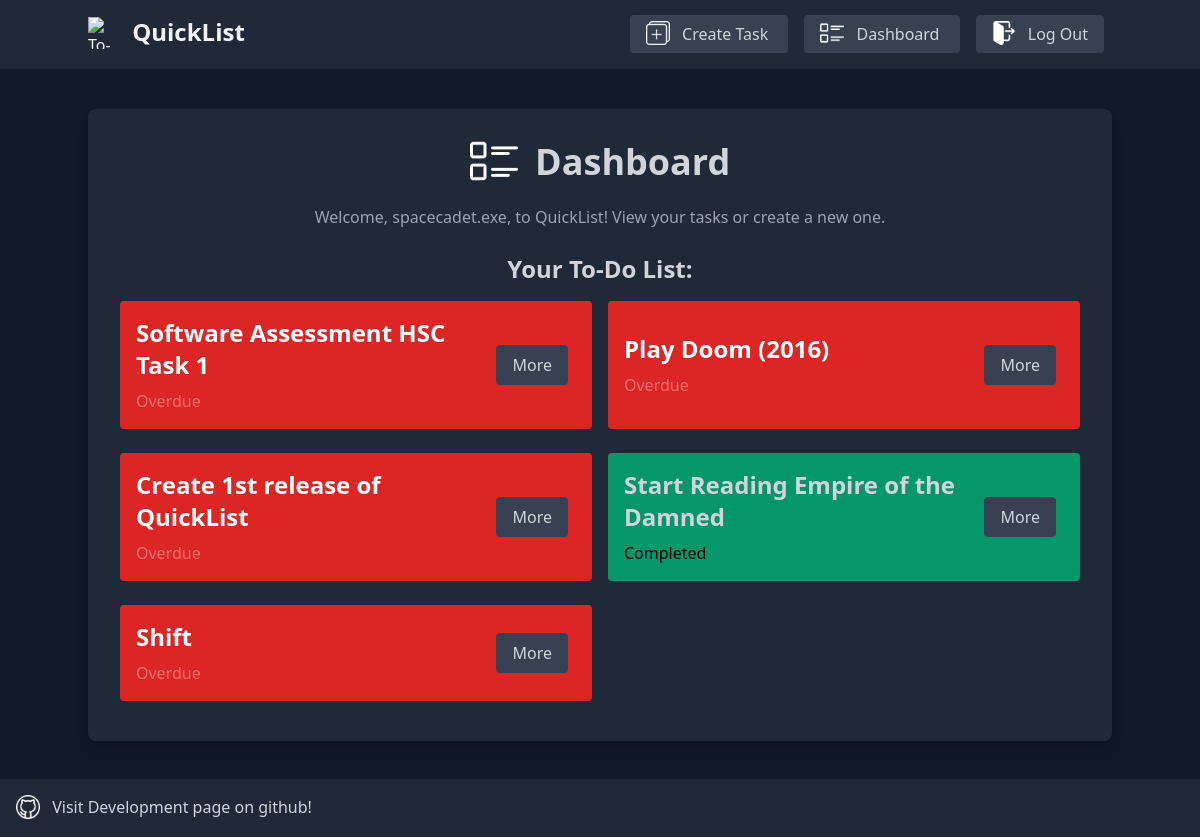
The page /dashboard (signed in) on the database as committed earlier.
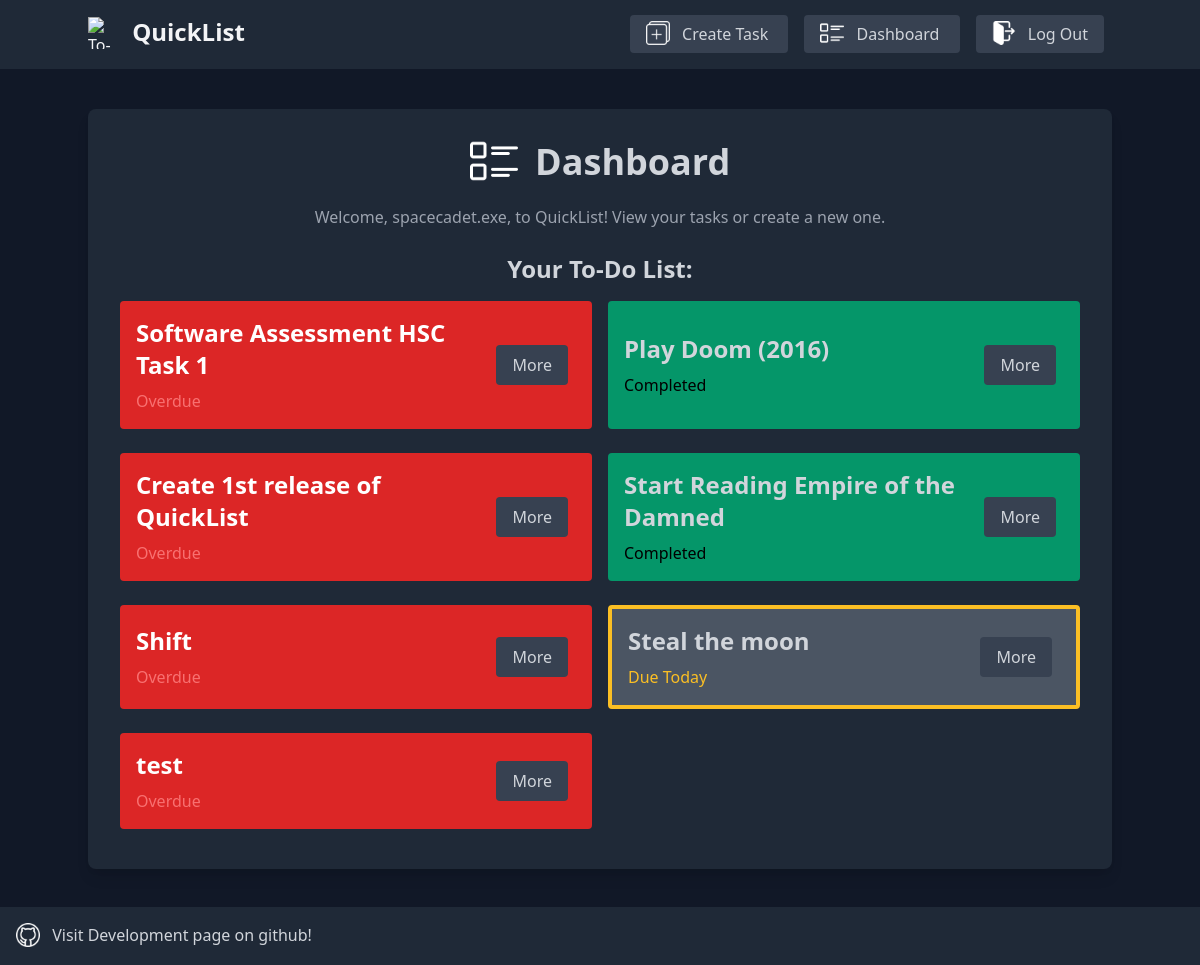
The same page on the database as committed later.
### setup_db.py (models this page shows)
class ToDo(Base):# ToDo model
    __tablename__ = 'todos'
    id = Column(Integer, primary_key=True)
    title = Column(String, nullable=False)
    category = Column(String, nullable=False)
    date = Column(DateTime, nullable=False)
    description = Column(String, nullable=True)
    done = Column(Boolean, default=False, nullable=False)
    user_id = Column(Integer, ForeignKey('users.id'), nullable=False)
    user = relationship("User", back_populates="todos")

### app.py (the view)
@app.route('/dashboard')# Define the dashboard route
def dashboard():
    if "user_id" not in session:# Check if the user is logged in
        flash("You need to login first", "warning")
        return redirect(url_for('login'))  # Redirect to the login page if the user is not logged in
    if 'first_login' in session and session['first_login']:# Check if it's the first time visiting the dashboard after login or logout
        flash("Welcome back, {}!".format(session["username"]), "info")
        session['first_login'] = False  # Set 'first_login' to False after showing the message
    todos = db_session.query(ToDo).filter(ToDo.user_id == session["user_id"]).all()# Get all tasks associated with the current user
    return render_template('dashboard.html', user_id=session["user_id"], username=session["username"], todos = todos)# Render the dashboard page and store the current user's id and username in the session

### app.py (called while the page is built)
@app.template_filter('days_left')# Custom Jinja filter to calculate the number of days left for a task
def days_left(due_date):
    today = datetime.now()  # Get today's date and time
    delta = due_date - today  # Calculate the difference
    if delta.days > 0:  # If the due date is in the future
        return delta.days  # Return the number of days left
    elif delta.days+1 == 0:  # If the due date is today
        return "Today"
    else:  # If the task is overdue
        return "Overdue"

### templates/dashboard.html (shortened to what this page needs)
<!DOCTYPE html>
<html lang="en">
    <head>
        <link href="{{ url_for('static', filename='styles/styles.css') }}" rel="stylesheet">
    </head>
    <body class="bg-gray-900 text-gray-300">
        <header class="bg-gray-800 text-gray-100 p-4">
            <div class="container mx-auto flex justify-between items-center">
                <a href="/dashboard">
                    <img src="/static/images/icon.png" alt="To-Do List Icon" class="h-8 w-8 inline-block mr-2" style="transform: translateY(-4px);">
                    <h1 class="text-2xl font-bold inline-block align-baseline">QuickList</h1>
                </a>
                <nav>
                    <a href="/create" class="bg-gray-700 text-gray-300 hover:bg-gray-600 active:bg-gray-500 mx-2 px-4 py-2 rounded">
                        <img src="/static/images/create.png" alt="Create Task Icon" class="h-6 w-6 inline-block mr-2" style="transform: translateY(-2px);">
                        Create Task
                    </a>
                    <a href="/dashboard" class="bg-gray-700 text-gray-300 hover:bg-gray-600 active:bg-gray-500 mx-2 px-4 py-2 rounded">
                        <img src="/static/images/dashboard.png" alt="Dashboard Icon" class="h-6 w-6 inline-block mr-2" style="transform: translateY(-2px);">
                        Dashboard
                    </a>
                    <a href="/logout" class="bg-gray-700 text-gray-300 hover:bg-gray-600 active:bg-gray-500 mx-2 px-4 py-2 rounded">
                        <img src="/static/images/logout.png" alt="Log Out Icon" class="h-6 w-6 inline-block mr-2" style="transform: translateY(-2px);">
                        Log Out
                    </a>
                </nav>
            </div>
        </header>
        <main class="container mx-auto mt-10">
            <div class="bg-gray-800 p-8 rounded-lg shadow-lg">
                <h2 class="text-4xl font-bold mb-4 text-center">
                    <img src="/static/images/dashboard.png" alt="Dashboard Icon" class="h-12 w-12 inline-block mr-2" style="transform: translateY(-4px);">
                    Dashboard
                </h2>
                <p class="text-gray-400 text-center">Welcome, {{ username }}, to QuickList! View your tasks or create a new one.</p>
                <br>
                <h3 class="text-2xl font-bold mb-4 text-center">Your To-Do List:</h3>
                <ul class="grid grid-cols-1 sm:grid-cols-2 gap-4">
                    {% for todo in todos %}
                    <li class="flex justify-between items-center
                        {% if todo.done == False and todo.date|days_left == 'Overdue' %}
                            bg-red-600 text-white animate-pulse
                        {% elif todo.done == False and todo.date|days_left == 'Today' %}
                            border-4 border-yellow-400 bg-gray-600
                        {% elif todo.done == True %}
                            bg-green-600 text-gray-300
                        {% else %}
                            bg-gray-600 text-gray-300
                        {% endif %}
                        p-4 rounded mb-2">
                        <div class="flex flex-col">
                            <h4 class="text-2xl font-bold mb-2">{{ todo.title }}</h4>
                            <p class="text-gray-400">
                                {% if todo.date|days_left == 'Overdue' and todo.done == False %}
                                    <span class="text-red-400">Overdue</span>
                                {% elif todo.date|days_left == 'Today' %}
                                    <span class="text-yellow-400">Due Today</span>
                                {% elif todo.date|days_left == 'Overdue' and todo.done == True %}
                                    <span class="text-black">Completed</span>
                                {% else %}
                                    <span class="text-gray-400">Due in {{ todo.date|days_left }} day(s)</span>
                                {% endif %}
                            </p>
                        </div>
                        <div class="flex space-x-2">
                            <a href="/task/{{ todo.id }}"
                               class="bg-gray-700 text-gray-300 hover:bg-gray-600 active:bg-gray-500 mx-2 px-4 py-2 rounded">
                                More
                            </a>
                        </div>
                    </li>
                    {% endfor %}
                </ul>
            </div>
            <br>
            <br>
            <br>
            <br>
        </main>
    </body>
    <footer class="bg-gray-800 text-gray-100 p-4 mt-10 fixed bottom-0 w-full">
        <p>
            <a href="https://github.com/Space-Cadet-Stuff/To-do-Program" class="text-gray-300 hover:text-gray-400">
                <img src="/static/images/github.png" alt="GitHub Icon" class="h-6 w-6 inline-block mr-2" style="transform: translateY(-2px);"> Visit Development page on github!
            </a>
        </p>
    </footer>
</html>

Rows that differ between the two databases and show on the page:
changed ToDo "Play Doom (2016)": done "Overdue" → "Completed"
added ToDo: title "Steal the moon", shows "Due Today"
added ToDo: title "test", done "Overdue"
